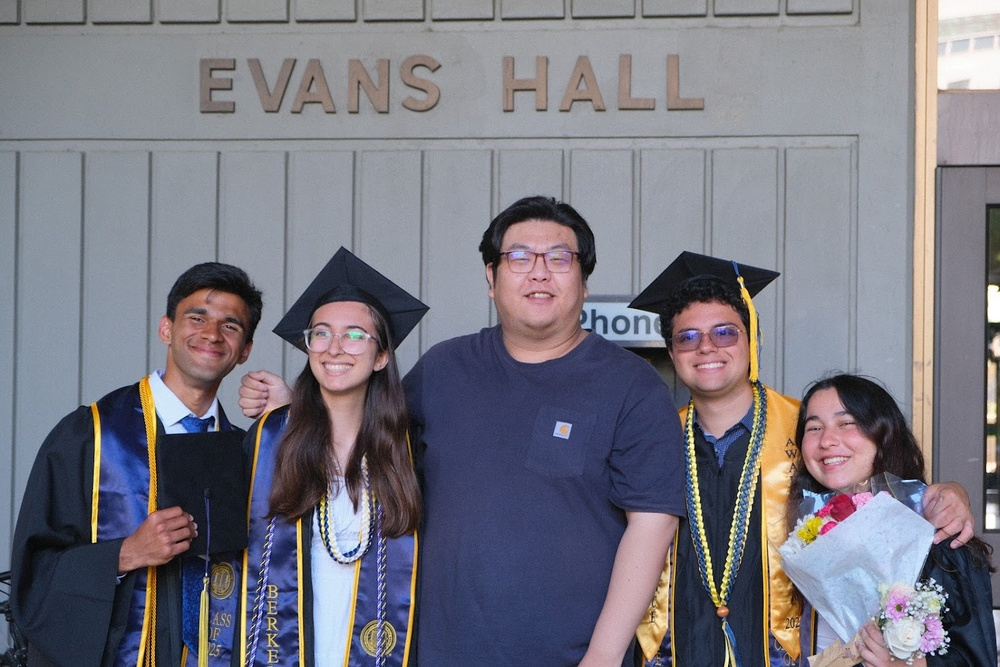
#> input picture publication/paper/code/augmentation_graphic/grad3.JPG, 1000 x 667 px, shrunk from 1497 x 998 before the run, found by its file name
$ jupyter execute image_creation.ipynb
#> lines starting #> are read from the running program, lines starting #| are printed output that depends on the picture; after the words box and inside, x2 and y2 are one past the last pixel; in counts of white or black regions, pixels touching at a corner belong together
[cell 1]
import numpy as np
from PIL import Image
import matplotlib.pyplot as plt

[cell 2]
import os

files = os.listdir('.')
print(files)

[cell 3]
import pywt
from skimage import data

# Load the MIT cameraman image (grayscale)
gray_img = np.array(Image.open("grad3.jpg").convert("L"))
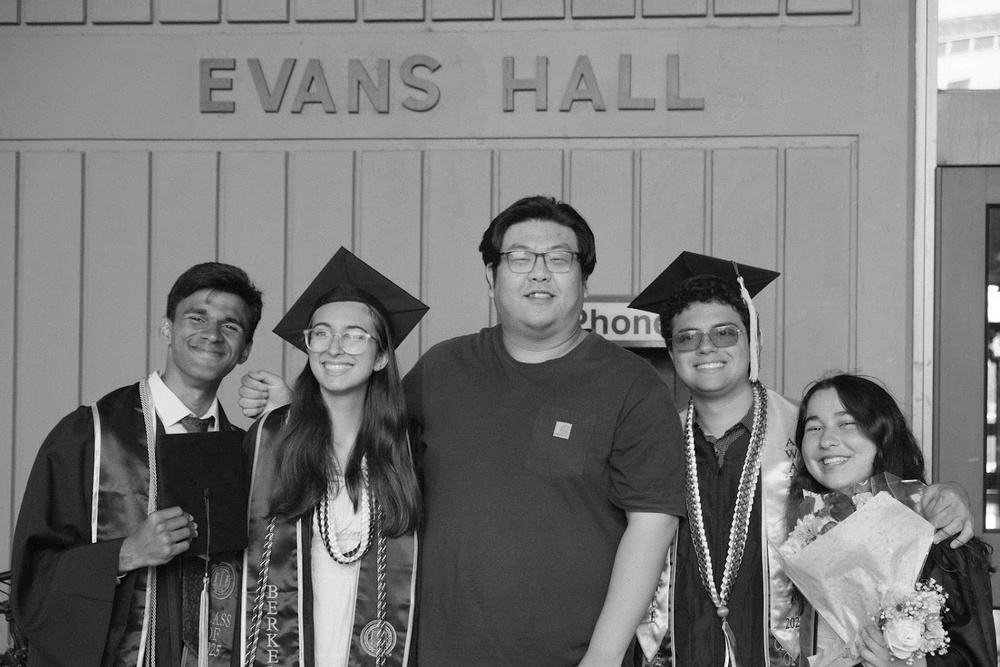
#> gray_img: shape (667, 1000); min 0, max 255, mean 120.2
plt.imshow(gray_img, cmap='gray')
plt.imsave('grad_grayscale.jpg', gray_img, cmap='gray')
plt.title('Cameraman (Normal)')
plt.axis('off')
plt.show()

[cell 4]
import pywt
from skimage import data

# Load the MIT cameraman image (grayscale)
gray_img = 255 - np.array(Image.open("grad3.jpg").convert("L"))
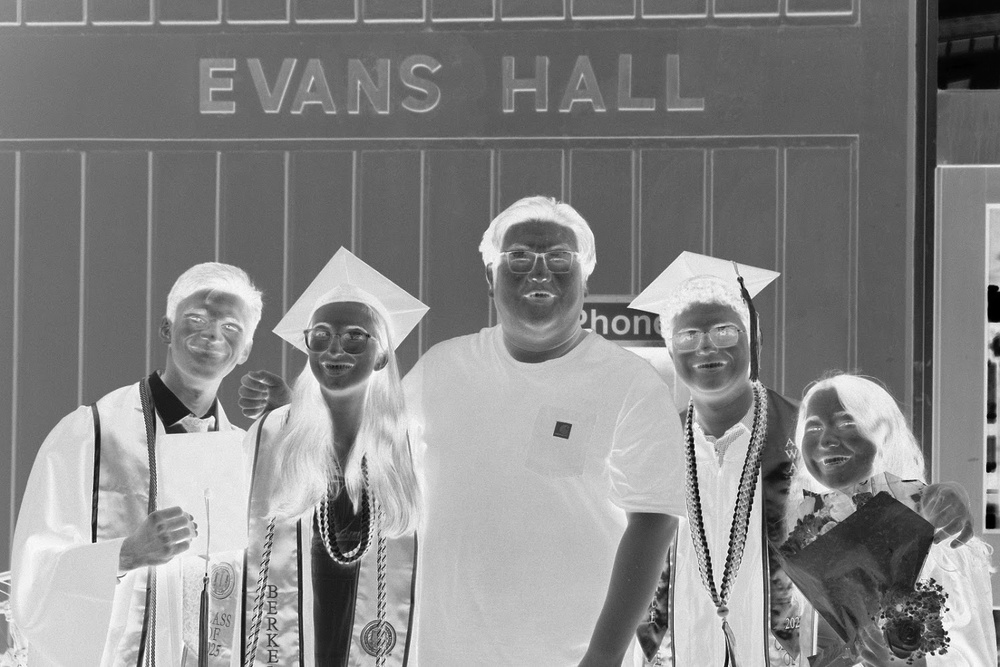
#> gray_img: shape (667, 1000); min 0, max 255, mean 134.8
plt.imshow(gray_img, cmap='gray')
plt.imsave('grad_grayscale_inverted.jpg', gray_img, cmap='gray')
plt.title('Cameraman (Normal)')
plt.axis('off')
plt.show()

[cell 5]
master_threshold = 10

[cell 6]
import pywt
from skimage import data

# Load the MIT cameraman image (grayscale)
#gray_img = data.camera()

# Perform 2D Haar wavelet transform
coeffs2 = pywt.dwt2(gray_img, 'haar')
LL, (LH, HL, HH) = coeffs2

# Binarize the coefficients: values > 0 become 1, else 0
threshold = master_threshold
LL = (LL > threshold).astype(int)
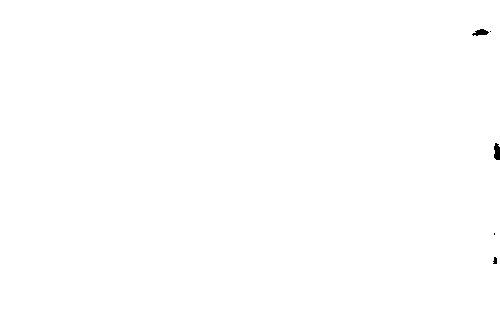
#> LL: shape (334, 500) int64; values 0 (black) and 1 (white), 99.9% white; 5 black regions (2 under 20 px), largest, box (x1, y1, x2, y2) and area: (494, 143, 500, 160) 85, (472, 29, 489, 36) 72, (493, 257, 497, 264) 22
LH = (LH > threshold).astype(int)
#> LH: shape (334, 500) int64; values 0 (black) and 1 (white), 4.6% white in thin lines or dots
HL = (HL > threshold).astype(int)
#> HL: shape (334, 500) int64; values 0 (black) and 1 (white), 6.7% white in thin lines or dots
HH = (HH > threshold).astype(int)
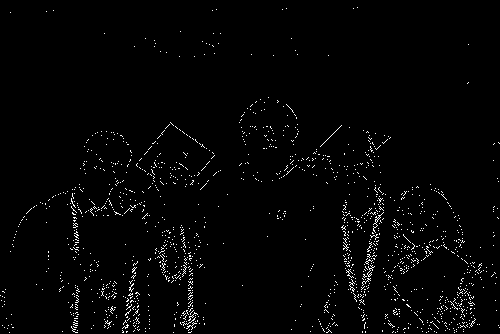
#> HH: shape (334, 500) int64; values 0 (black) and 1 (white), 1.9% white in thin lines or dots

plt.figure(figsize=(10, 8))

plt.subplot(2, 2, 1)
plt.imshow(LL, cmap='gray')
plt.title('Approximation (LL)')
plt.axis('off')

plt.subplot(2, 2, 2)
plt.imshow(LH, cmap='gray')
plt.title('Horizontal detail (LH)')
plt.axis('off')

plt.subplot(2, 2, 3)
plt.imshow(HL, cmap='gray')
plt.title('Vertical detail (HL)')
plt.axis('off')

plt.subplot(2, 2, 4)
plt.imshow(HH, cmap='gray')
plt.title('Diagonal detail (HH)')
plt.axis('off')

plt.tight_layout()
plt.show()

plt.imsave('horizontal_detail_LH.png', LH, cmap='gray')

[cell 7]
import numpy as np
import matplotlib.pyplot as plt
import pywt
from skimage import data

# Load the MIT cameraman image (grayscale)
# gray_img = data.camera()

# Perform 2D Haar wavelet transform
coeffs2 = pywt.dwt2(gray_img, 'haar')
LL, (LH, HL, HH) = coeffs2

threshold = master_threshold
LL = (LL > threshold).astype(int)
LH = (LH > threshold).astype(int)
HL = (HL > threshold).astype(int)
HH = (HH > threshold).astype(int)

# Add random Gaussian noise to all wavelet subbands
noise_level = 0.05  # adjust as needed


LL_noisy = LL + np.random.normal(0, noise_level, LL.shape)
LH_noisy = LH + np.random.normal(0, noise_level, LH.shape)
HL_noisy = HL + np.random.normal(0, noise_level, HL.shape)
HH_noisy = HH + np.random.normal(0, noise_level, HH.shape)
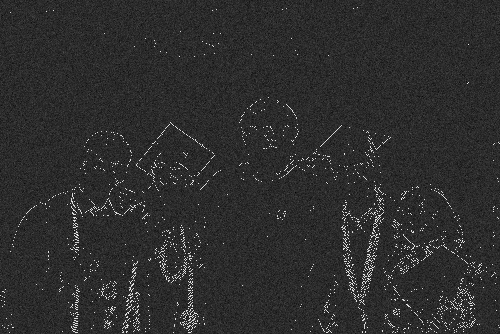
#> HH_noisy: shape (334, 500) float64; min -0.245, max 1.2, mean 0.0191; drawn with min black and max white

# Display the noisy wavelet components
plt.figure(figsize=(10, 8))

plt.subplot(2, 2, 1)
plt.imshow(LL_noisy, cmap='gray')
plt.title('Approximation (LL) + Noise')
plt.axis('off')

plt.subplot(2, 2, 2)
plt.imshow(LH_noisy, cmap='gray')
plt.title('Horizontal detail (LH) + Noise')
plt.axis('off')

plt.subplot(2, 2, 3)
plt.imshow(HL_noisy, cmap='gray')
plt.title('Vertical detail (HL) + Noise')
plt.axis('off')

plt.subplot(2, 2, 4)
plt.imshow(HH_noisy, cmap='gray')
plt.title('Diagonal detail (HH) + Noise')
plt.axis('off')

plt.tight_layout()
plt.show()
plt.imsave('horizontal_detail_LH_noisy.png', LH_noisy, cmap='gray')

[cell 8]
import pywt
from skimage import data

# Load the MIT cameraman image (grayscale)
# gray_img = data.camera()
gray_img = 255 - gray_img

# Perform 2D Haar wavelet transform
coeffs2 = pywt.dwt2(gray_img, 'haar')
LL, (LH, HL, HH) = coeffs2
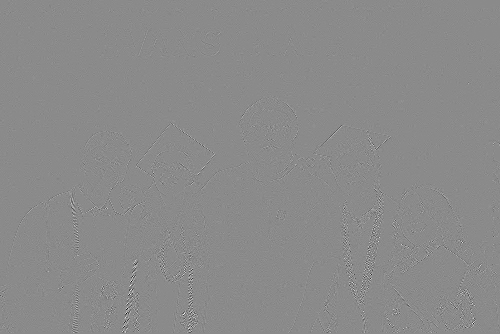
#> HH: shape (334, 500) float64; min -120, max 100.5, mean 0; drawn with min black and max white

threshold = -master_threshold
LL = (LL > threshold).astype(int)
#> LL: shape (334, 500) int64; every value is 1
LH = (LH > threshold).astype(int)
#> LH: shape (334, 500) int64; values 0 (black) and 1 (white), 95.3% white; black in thin lines or dots
HL = (HL > threshold).astype(int)
#> HL: shape (334, 500) int64; values 0 (black) and 1 (white), 93% white; black in thin lines or dots
HH = (HH > threshold).astype(int)
#> HH: shape (334, 500) int64; values 0 (black) and 1 (white), 98.1% white; black in thin lines or dots

plt.figure(figsize=(10, 8))

plt.subplot(2, 2, 1)
plt.imshow(LL, cmap='gray')
plt.title('Approximation (LL)')
plt.axis('off')

plt.subplot(2, 2, 2)
plt.imshow(LH, cmap='gray')
plt.title('Horizontal detail (LH)')
plt.axis('off')

plt.subplot(2, 2, 3)
plt.imshow(HL, cmap='gray')
plt.title('Vertical detail (HL)')
plt.axis('off')

plt.subplot(2, 2, 4)
plt.imshow(HH, cmap='gray')
plt.title('Diagonal detail (HH)')
plt.axis('off')

plt.tight_layout()
plt.show()
plt.imsave('horizontal_detail_LH_inverted.png', LH, cmap='gray')

[cell 9]
import numpy as np
import matplotlib.pyplot as plt
import pywt
from skimage import data

# Load the MIT cameraman image (grayscale)
# gray_img = data.camera()
gray_img = 255 - gray_img

# Perform 2D Haar wavelet transform
coeffs2 = pywt.dwt2(gray_img, 'haar')
LL, (LH, HL, HH) = coeffs2

threshold = -master_threshold
LL = (LL > threshold).astype(int)
LH = (LH > threshold).astype(int)
#> LH: shape (334, 500) int64; values 0 (black) and 1 (white), 95% white; black in thin lines or dots
HL = (HL > threshold).astype(int)
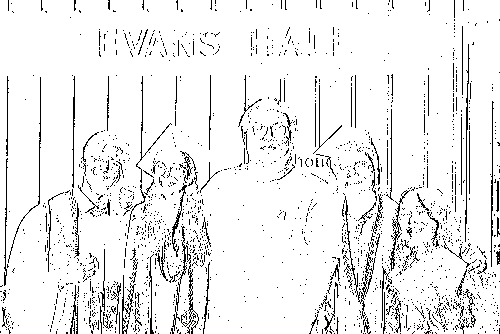
#> HL: shape (334, 500) int64; values 0 (black) and 1 (white), 92.8% white; black in thin lines or dots
HH = (HH > threshold).astype(int)
#> HH: shape (334, 500) int64; values 0 (black) and 1 (white), 98% white; black in thin lines or dots

# Add random Gaussian noise to all wavelet subbands
noise_level = 0.05  # adjust as needed
LL_noisy = LL + np.random.normal(0, noise_level, LL.shape)
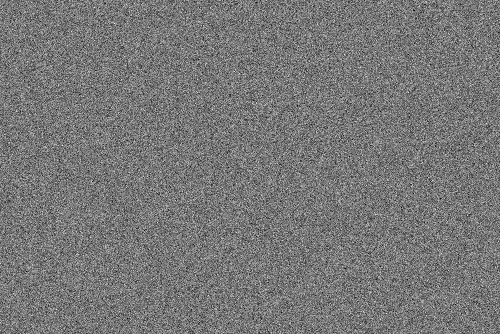
#> LL_noisy: shape (334, 500) float64; min 0.791, max 1.24, mean 1; drawn with min black and max white
LH_noisy = LH + np.random.normal(0, noise_level, LH.shape)
HL_noisy = HL + np.random.normal(0, noise_level, HL.shape)
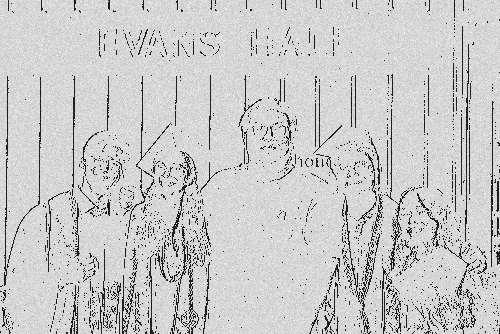
#> HL_noisy: shape (334, 500) float64; min -0.173, max 1.22, mean 0.928; drawn with min black and max white
HH_noisy = HH + np.random.normal(0, noise_level, HH.shape)
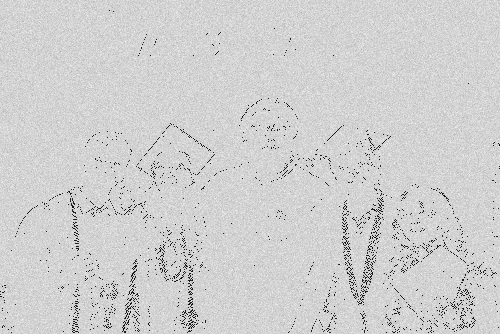
#> HH_noisy: shape (334, 500) float64; min -0.163, max 1.24, mean 0.98; drawn with min black and max white

# Display the noisy wavelet components
plt.figure(figsize=(10, 8))

plt.subplot(2, 2, 1)
plt.imshow(LL_noisy, cmap='gray')
plt.title('Approximation (LL) + Noise')
plt.axis('off')

plt.subplot(2, 2, 2)
plt.imshow(LH_noisy, cmap='gray')
plt.title('Horizontal detail (LH) + Noise')
plt.axis('off')

plt.subplot(2, 2, 3)
plt.imshow(HL_noisy, cmap='gray')
plt.title('Vertical detail (HL) + Noise')
plt.axis('off')

plt.subplot(2, 2, 4)
plt.imshow(HH_noisy, cmap='gray')
plt.title('Diagonal detail (HH) + Noise')
plt.axis('off')

plt.tight_layout()
plt.show()
plt.imsave('.png', LH_noisy, cmap='gray')
